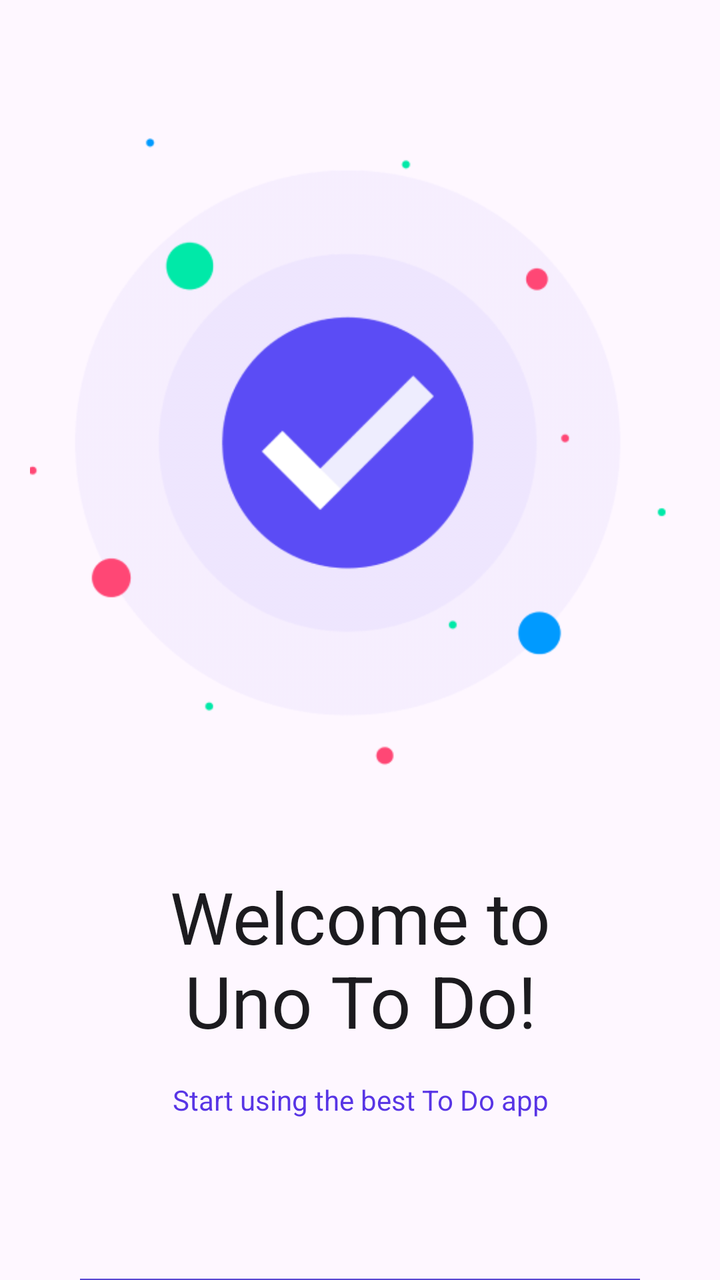
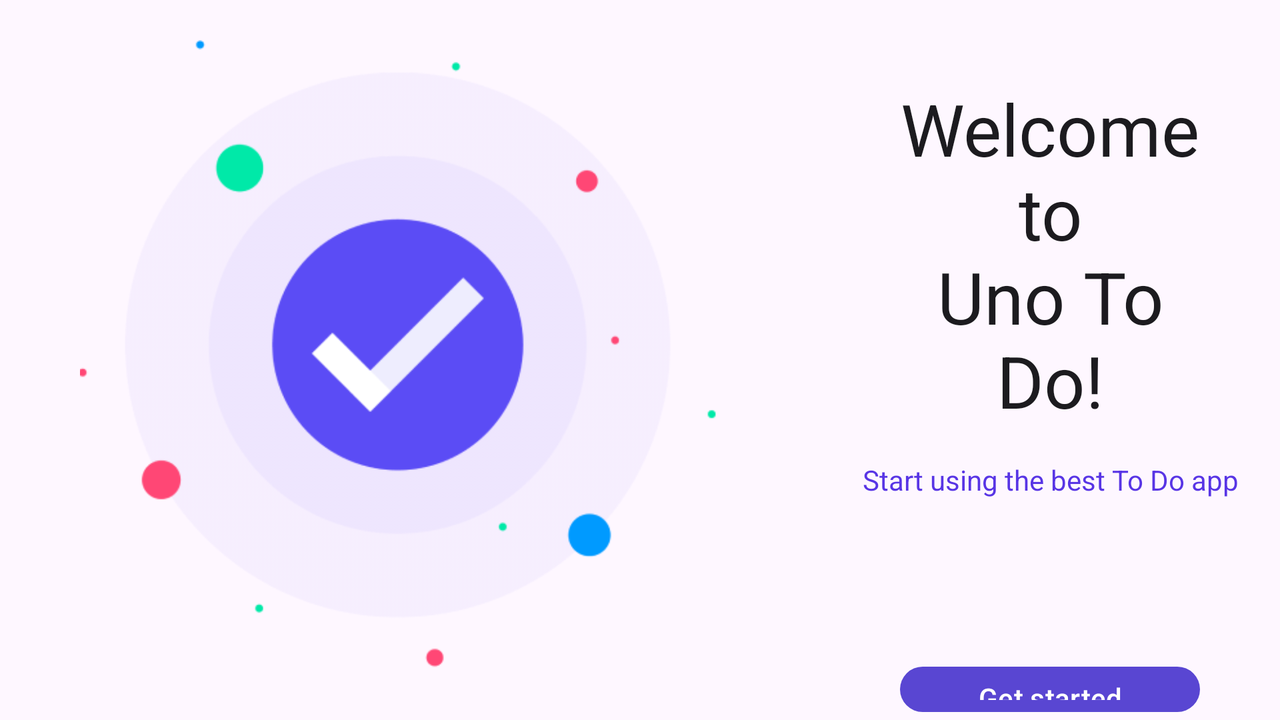

An Android layout and its configuration variant, each rendered on a device that would load it. The default file and the variant file are quoted in full after the pictures.
<!-- AndroidManifest.xml: application theme Theme.TodoList -->
<!-- res/layout/fragment_greetings.xml -->
<?xml version="1.0" encoding="utf-8"?>
<LinearLayout xmlns:android="http://schemas.android.com/apk/res/android"
    xmlns:tools="http://schemas.android.com/tools"
    android:layout_width="match_parent"
    android:layout_height="match_parent"
    android:orientation="vertical"
    tools:context=".greetings.presentation.GreetingsFragment">

    <ImageView
        android:id="@+id/imageView"
        style="@style/LargeImageView"
        android:layout_marginTop="@dimen/greetings_image_margin_top"
        android:contentDescription="@string/greetings_image"
        android:src="@drawable/welcome_uno" />

    <TextView
        android:id="@+id/greetingsTextView"
        style="@style/TitleTextViewStyle"
        android:layout_marginHorizontal="@dimen/greetings_margin"
        android:layout_marginTop="@dimen/greetings_margin"
        android:text="@string/greetings" />

    <TextView
        android:id="@+id/hintTextView"
        style="@style/AppTextViewStyle"
        android:layout_marginTop="@dimen/greetings_hint_margin_top"
        android:text="@string/hint"
        android:textColor="?attr/colorPrimaryVariant"/>

    <Button
        android:id="@+id/getStartedButton"
        style="@style/LargeButton"
        android:layout_marginTop="@dimen/greetings_button_margin_top"
        android:text="@string/get_started" />

</LinearLayout>
<!-- resources referenced by this layout -->
<resources>
  <dimen name="greetings_button_margin_top">80dp</dimen>
  <dimen name="greetings_hint_margin_top">16dp</dimen>
  <dimen name="greetings_image_margin_top">64dp</dimen>
  <dimen name="greetings_margin">40dp</dimen>
  <!-- drawable welcome_uno: png bitmap (drawable, 24717 bytes) -->
  <string name="get_started">Get started</string>
  <string name="greetings">Welcome to\nUno To Do!</string>
  <string name="greetings_image">Greetings image</string>
  <string name="hint">Start using the best To Do app</string>
  <style name="AppTextViewStyle" parent="Widget.AppCompat.TextView">
          <item name="android:textAlignment">center</item>
          <item name="android:textColor">@color/on_surface</item>
          <item name="android:layout_height">wrap_content</item>
          <item name="android:layout_width">wrap_content</item>
          <item name="android:ellipsize">end</item>
      </style>
  <style name="LargeButton" parent="Widget.Material3.Button">
          <item name="android:layout_height">wrap_content</item>
          <item name="android:layout_width">match_parent</item>
          <item name="android:layout_marginStart">@dimen/large_button_margin_horizontal</item>
          <item name="android:layout_marginEnd">@dimen/large_button_margin_horizontal</item>
      </style>
  <style name="LargeImageView">
          <item name="android:layout_height">@dimen/large_image_size</item>
          <item name="android:layout_width">@dimen/large_image_size</item>
          <item name="android:layout_gravity">center</item>
      </style>
  <style name="TitleTextViewStyle" parent="AppTextViewStyle">
          <item name="android:textSize">@dimen/title_text_size</item>
      </style>
  <style name="Theme.TodoList" parent="Base.Theme.TodoList" />
  <color name="on_surface">#1C1B1F</color>
  <dimen name="large_button_margin_horizontal">40dp</dimen>
  <dimen name="large_image_size">330dp</dimen>
  <dimen name="title_text_size">36sp</dimen>
  <style name="Base.Theme.TodoList" parent="Theme.Material3.DayNight.NoActionBar">
          
          
          <item name="colorOnSurface">@color/on_surface</item>
          <item name="colorPrimary">@color/primary</item>
          <item name="colorPrimaryVariant">@color/primary_variant</item>
          <item name="android:layout_gravity">center</item>
      </style>
  <color name="primary">#5946D2</color>
  <color name="primary_variant">#5835E5</color>
</resources>
<!-- res/layout-land/fragment_greetings.xml (the repository's variant of the layout above) -->
<!-- drawn on the phone turned sideways -->
<?xml version="1.0" encoding="utf-8"?>
<LinearLayout xmlns:android="http://schemas.android.com/apk/res/android"
    xmlns:tools="http://schemas.android.com/tools"
    android:layout_width="match_parent"
    android:layout_height="match_parent"
    android:orientation="horizontal"
    tools:context=".greetings.presentation.GreetingsFragment">

    <ImageView
        android:id="@+id/imageView"
        style="@style/LargeImageView"
        android:layout_marginHorizontal="@dimen/greetings_margin"
        android:contentDescription="@string/greetings_image"
        android:src="@drawable/welcome_uno" />

    <LinearLayout
        android:layout_width="wrap_content"
        android:layout_height="wrap_content"
        android:orientation="vertical"
        android:layout_gravity="center"
        android:gravity="center">

        <TextView
            android:id="@+id/greetingsTextView"
            style="@style/TitleTextViewStyle"
            android:layout_marginHorizontal="@dimen/greetings_margin"
            android:layout_marginTop="@dimen/greetings_margin"
            android:text="@string/greetings"/>

        <TextView
            android:id="@+id/hintTextView"
            style="@style/AppTextViewStyle"
            android:layout_marginTop="@dimen/greetings_hint_margin_top"
            android:text="@string/hint"
            android:textColor="?attr/colorPrimaryVariant"/>

        <Button
            android:id="@+id/getStartedButton"
            style="@style/LargeButton"
            android:layout_marginHorizontal="@dimen/greetings_margin"
            android:layout_marginTop="@dimen/greetings_button_margin_top"
            android:text="@string/get_started" />
    </LinearLayout>

</LinearLayout>
<!-- resources referenced by the variant -->
<!-- as the phone turned sideways resolves them -->
<resources>
  <dimen name="greetings_button_margin_top">80dp</dimen>
  <dimen name="greetings_hint_margin_top">16dp</dimen>
  <dimen name="greetings_margin">40dp</dimen>
  <!-- drawable welcome_uno: png bitmap (drawable, 24717 bytes) -->
  <string name="get_started">Get started</string>
  <string name="greetings">Welcome to\nUno To Do!</string>
  <string name="greetings_image">Greetings image</string>
  <string name="hint">Start using the best To Do app</string>
  <style name="AppTextViewStyle" parent="Widget.AppCompat.TextView">
          <item name="android:textAlignment">center</item>
          <item name="android:textColor">@color/on_surface</item>
          <item name="android:layout_height">wrap_content</item>
          <item name="android:layout_width">wrap_content</item>
          <item name="android:ellipsize">end</item>
      </style>
  <style name="LargeButton" parent="Widget.Material3.Button">
          <item name="android:layout_height">wrap_content</item>
          <item name="android:layout_width">match_parent</item>
          <item name="android:layout_marginStart">@dimen/large_button_margin_horizontal</item>
          <item name="android:layout_marginEnd">@dimen/large_button_margin_horizontal</item>
      </style>
  <style name="LargeImageView">
          <item name="android:layout_height">@dimen/large_image_size</item>
          <item name="android:layout_width">@dimen/large_image_size</item>
          <item name="android:layout_gravity">center</item>
      </style>
  <style name="TitleTextViewStyle" parent="AppTextViewStyle">
          <item name="android:textSize">@dimen/title_text_size</item>
      </style>
  <style name="Theme.TodoList" parent="Base.Theme.TodoList" />
  <color name="on_surface">#1C1B1F</color>
  <dimen name="large_button_margin_horizontal">40dp</dimen>
  <dimen name="large_image_size">330dp</dimen>
  <dimen name="title_text_size">36sp</dimen>
  <style name="Base.Theme.TodoList" parent="Theme.Material3.DayNight.NoActionBar">
          
          
          <item name="colorOnSurface">@color/on_surface</item>
          <item name="colorPrimary">@color/primary</item>
          <item name="colorPrimaryVariant">@color/primary_variant</item>
          <item name="android:layout_gravity">center</item>
      </style>
  <color name="primary">#5946D2</color>
  <color name="primary_variant">#5835E5</color>
</resources>
